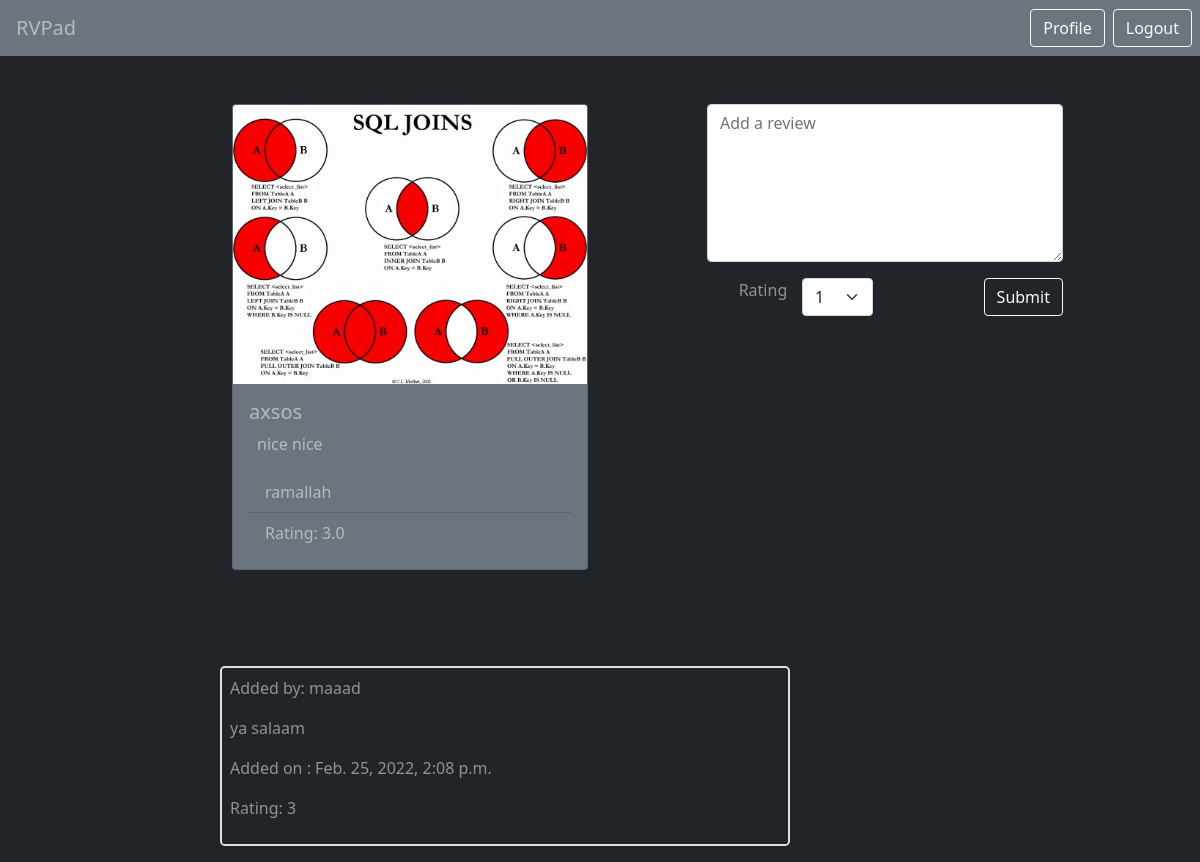
The app's page /rvpad/restaurants/4 (signed in), older data.
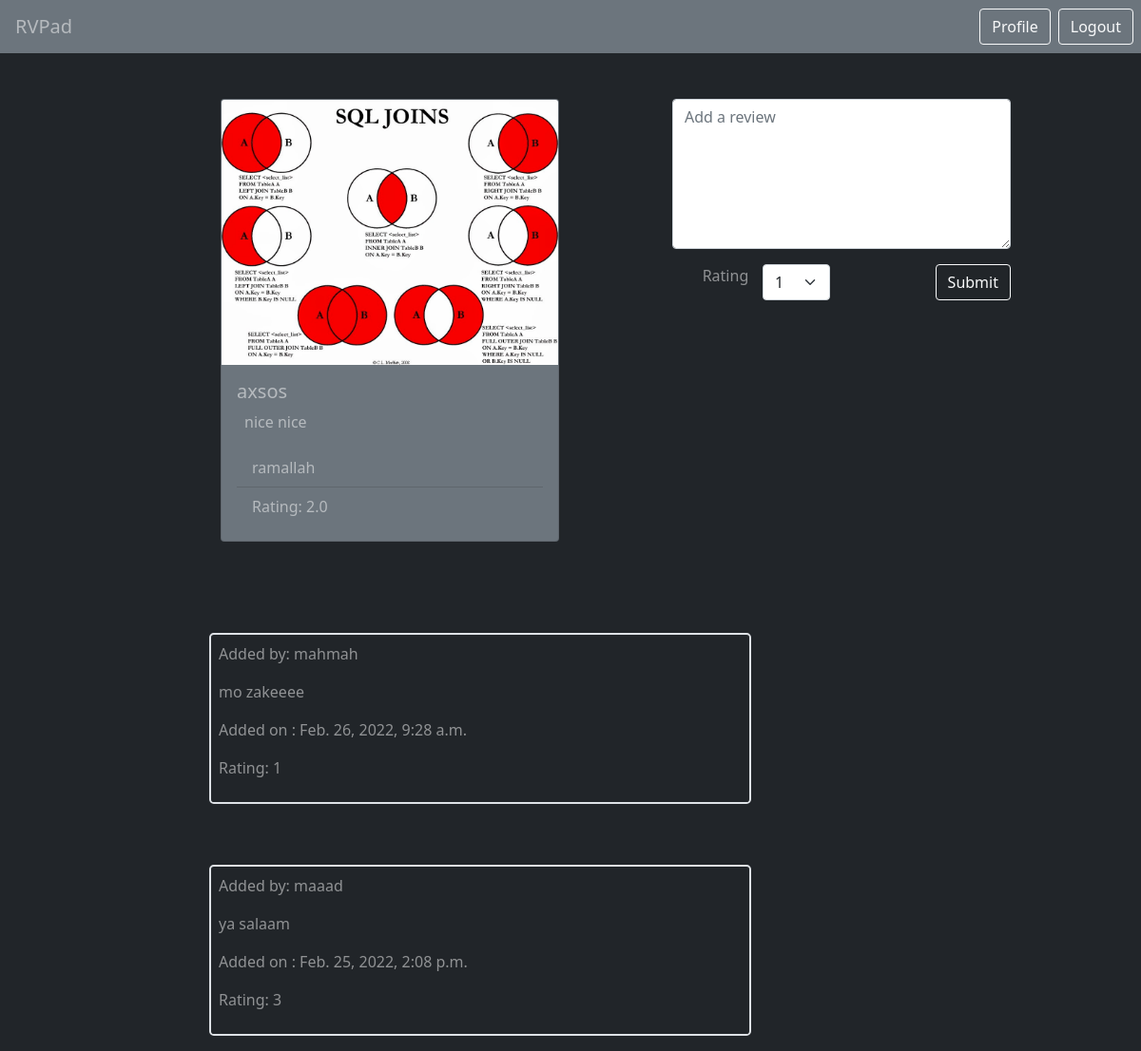
The same page, newer data.
### rvpad_app/models.py (models this page shows, shortened)
class Review(models.Model):
    text = models.TextField()
    rating = models.IntegerField()
    posted_by = models.ForeignKey(
        User, related_name="reviews", on_delete=models.CASCADE)
    reviewed_restaurant = models.ForeignKey(
        Restaurant, related_name="reviews", on_delete=models.CASCADE)
    created_at = models.DateTimeField(auto_now_add=True)
    updated_at = models.DateTimeField(auto_now=True)

### login_registration_app/models.py (models this page shows, shortened)
class User(models.Model):
    first_name = models.CharField(max_length=255)
    last_name = models.CharField(max_length=255)
    email = models.CharField(max_length=255)
    password = models.CharField(max_length=255)
    image = models.ImageField(
        upload_to='images/', default='/static/imgs/user.png')
    created_at = models.DateTimeField(auto_now_add=True)
    updated_at = models.DateTimeField(auto_now=True)
    objects = UserManager()

### rvpad_app/views.py (the view)
# urls.py: path('restaurants/<int:rest_id>', views.restaurant_details),
def restaurant_details(request, rest_id):
    if 'userid' in request.session:
        user = User.objects.get(id=request.session['userid'])
        rest = Restaurant.objects.get(id=rest_id)
        reviews = rest.reviews.all().order_by('-created_at')
        sum = 0
        for review in reviews:
            sum = sum+int(review.rating)
        if len(reviews) > 0:
            rating = round(sum/len(reviews), 1)
        else:
            rating = 'No ratings yet'
        context = {
            'user': user,
            'rest': rest,
            'rating': rating,
            'reviews': reviews
        }
        return render(request, 'rest_details.html', context)
    else:
        return redirect('/login_register')

### rvpad_app/templates/rest_details.html (shortened to what this page needs)
<!DOCTYPE html>
<html lang="en">
  <head>
    <link
      href="https://cdn.jsdelivr.net/npm/bootstrap@5.1.3/dist/css/bootstrap.min.css"
      rel="stylesheet"
    />
  </head>
  <body class="bg-dark text-white-50">
    <nav class="navbar navbar-light bg-secondary justify-content-between ps-3">
      <a href="/" class="navbar-brand text-white-50">RVPad</a>
      <a
      href="/rvpad/users/{{request.session.userid}}"
      class="btn btn-outline-light my-2 me-2 ms-auto  my-sm-0"
      >Profile</a
    >
      <a href="/logout" class="btn btn-outline-light my-2 my-sm-0  me-2"
        >Logout</a
      >
    </nav>
    <div class="container">
    <div class="row mb-5">
      <div class="col-md-4 offset-md-2 col-10 offset-1 mt-5">
        <div class="card bg-secondary">
          <img src="{{rest.image.url}}" class="card-img-top" alt="..." />
          <div class="card-body">
            <div class="bg-secondary text-white-50">
              <h5 class="card-title">{{rest.name}}</h5>
            </div>
            <div class="card-text mx-2">
              <p>{{rest.description}}</p>
            </div>
            <ul class="list-group list-group-flush">
              <li class="list-group-item bg-secondary text-white-50">
                {{rest.location}}
              </li>
              <li class="list-group-item bg-secondary text-white-50">
                Rating: {{rating}}
              </li>
            </ul>
          </div>
        </div>
      </div>
      <div class="col-md-4 offset-md-1 col-8 offset-2 mt-5">
        <form action="/rvpad/reviews/add/{{rest.id}}" method="post">
          <div class="mb-3">
            <textarea
              class="form-control"
              name="rev_text"
              placeholder="Add a review"
              id="exampleFormControlTextarea1"
              rows="6"
            ></textarea>
          </div>
          <div class="row">
            <div class="col">
              <div class="row">
                <div class="col-lg-4 offset-lg-2">
                  <label for="">Rating</label>
                </div>
                <div class="col-lg-6">
                  <select
                    id="rating"
                    class="form-select"
                    name="rating"
                    aria-label="Default select example"
                  >
                    <option value="1">1</option>
                  </select>
                </div>
              </div>
            </div>
            <div class="col">
              <button class="btn btn-outline-light float-end">Submit</button>
            </div>
          </div>
        </form>
      </div>
    </div>
    {%for review in reviews%}
    <div class="row mb-3">
      <div class="col-md-6 mt-5 offset-md-2 col-10 offset-1 border border-2 rounded-3 p-2">
        <p>Added by: {{review.posted_by.first_name}}</p>
        <p>{{review.text}}</p>
        <p>Added on : {{review.created_at}}</p>
        <p>Rating: {{review.rating}}</p>
      </div>
    </div>
    {%endfor%}
  </div>
  </body>
</html>

Row changes from the older to the newer data that the page shows:
added Review: posted_by.first_name "mahmah", text "mo zakeeee", created_at "Feb. 26, 2022, 9:28 a.m.", rating "1"
Text that changed along with them:
{{ rating }}: "3.0" → "2.0"
